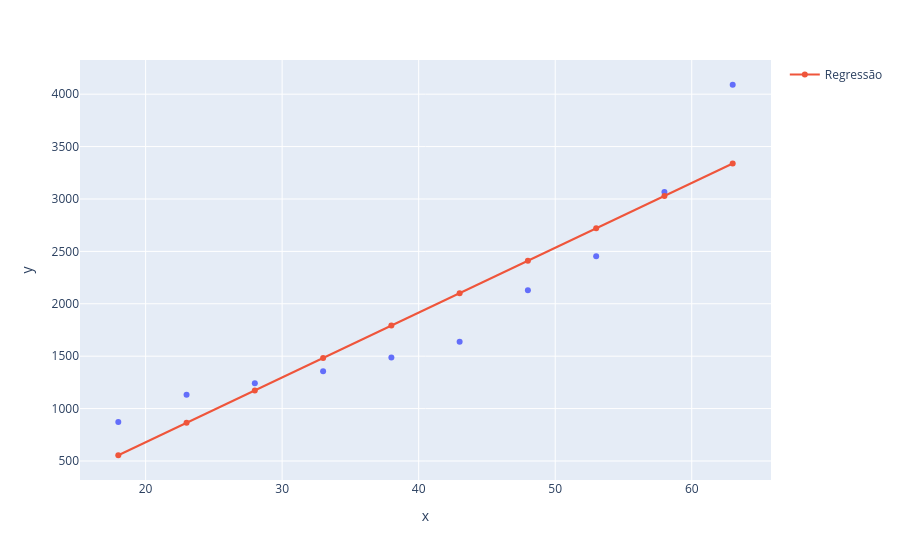

The notebook cell this image was saved under:
### Code cell
grafico = px.scatter(x=X_plano_saude.ravel(), y=y_plano_saude)
grafico.add_scatter(x=X_plano_saude.ravel(), y=previsoes, name='Regressão')
grafico.show()

### Figure 1 — Plotly figure (JSON) as saved in the notebook; plotly's stock layout.template omitted (floating-point values rounded to 4 significant figures)
{"data": [{"hovertemplate": "x=%{x}<br>y=%{y}<extra></extra>", "legendgroup": "", "marker": {"color": "#636efa", "symbol": "circle"}, "mode": "markers", "name": "", "orientation": "v", "showlegend": false, "type": "scatter", "x": [18, 23, 28, 33, 38, 43, 48, 53, 58, 63], "xaxis": "x", "y": [871, 1132, 1242, 1356, 1488, 1638, 2130, 2454, 3066, 4090], "yaxis": "y"}, {"name": "Regressão", "type": "scatter", "x": [18, 23, 28, 33, 38, 43, 48, 53, 58, 63], "y": [554.7, 864.0, 1173.0, 1483.0, 1792.0, 2101.0, 2411.0, 2720.0, 3029.0, 3339.0]}], "layout": {"legend": {"tracegroupgap": 0}, "margin": {"t": 60}, "xaxis": {"anchor": "y", "domain": [0, 1], "title": {"text": "x"}}, "yaxis": {"anchor": "x", "domain": [0, 1], "title": {"text": "y"}}}}
